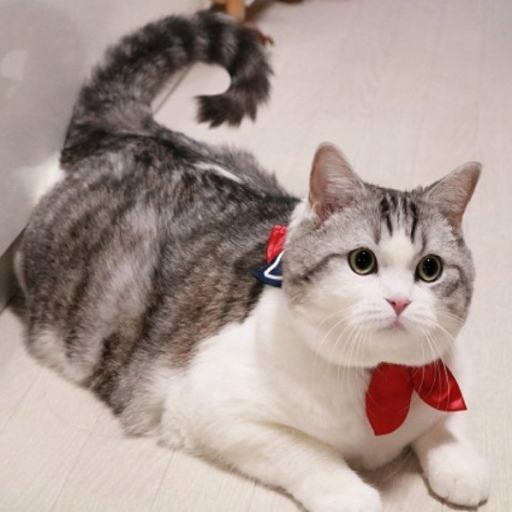
#> input picture images/cat.png, 512 x 512 px
$ jupyter execute Tutorial5COMP478.ipynb
#> lines starting #> are read from the running program, lines starting #| are printed output that depends on the picture
<a href="https://colab.research.google.com/github/myconcordia/COMP478/blob/main/Tutorial5COMP478.ipynb" target="_parent"></a>

[cell 1]
import matplotlib.pyplot as plt
import numpy as np
import cv2
from google.colab.patches import cv2_imshow
import os

print(cv2.__version__, cv2.__spec__)
#print(cv2.getBuildInformation())

**Mount Google Drive: First mount and authenticate yourself**

[cell 2]
from google.colab import drive
drive.mount('/content/drive')

[cell 3]
# After executing the cell above, Drive
# files will be present in "/content/drive/My Drive".
#Second change your current folder to point working folder My Drive
os.chdir("/content/drive/My Drive/")
os.listdir()

**Image Filtering in the Frequency Domain**

[cell 4]
I = cv2.imread('./images/cat.png')
#> I is the input picture: shape (512, 512, 3); mean B, G, R 148, 153.9, 170.7
I = cv2.cvtColor(I, cv2.COLOR_BGR2RGB)
fig = plt.figure()
plt.imshow(I), plt.title('Original image'), plt.axis('off')
plt.tight_layout()
plt.show()

[cell 5]
def im2double(im):
    min_val = np.min(im.ravel())
    max_val = np.max(im.ravel())
    out = (im.astype('float') - min_val) / (max_val - min_val)
    return out

**Fourier transform using OpenCV**

[cell 6]
I = cv2.imread('./images/cat.png',0)
#> I: shape (512, 512); min 0, max 250, mean 157.7
f = cv2.dft(np.float32(I),flags = cv2.DFT_COMPLEX_OUTPUT)
fshift = np.fft.fftshift(f)
magnitude_spectrum = 20*np.log(cv2.magnitude(fshift[:,:,0],fshift[:,:,1]))

plt.figure('Fourier transform using OpenCV')
plt.subplot(121), plt.imshow(I, cmap = 'gray')
plt.title('Input Image'), plt.axis('off')
plt.subplot(122), plt.imshow(magnitude_spectrum, cmap = 'gray')
plt.title('Magnitude Spectrum'), plt.axis('off')
plt.tight_layout(pad=.2)
plt.show()

**Fourier transform using numpy**

[cell 7]
I = cv2.imread('./images/pattern.png',0)
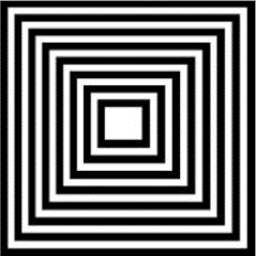
#> input picture images/pattern.png, 256 x 256 px
#> I is the input picture: shape (256, 256); min 0, max 255, mean 115.6
#Compute the 2-D Fourier transform
f = np.fft.fft2(I)
#Shift the zero-frequency component to the center of the output
fshift = np.fft.fftshift(f)
#To enhance details of regions with small amplitudes, plot the logarithm
magnitude_spectrum = 20*np.log(np.abs(fshift))
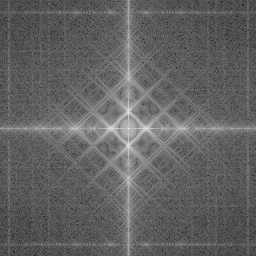
#> magnitude_spectrum: shape (256, 256) float64; min 13.79, max 316.8, mean 130.9; drawn with min black and max white
magnitude_spectrumNS = 20*np.log(np.abs(f))
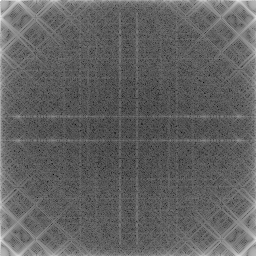
#> magnitude_spectrumNS: shape (256, 256) float64; min 13.79, max 316.8, mean 130.9; drawn with min black and max white

plt.figure('Fourier transform using numpy')
plt.subplot(131), plt.imshow(I, cmap = 'gray')
plt.title('Input Image'), plt.axis('off')
plt.subplot(132), plt.imshow(magnitude_spectrumNS, cmap = 'gray')
plt.title('No Shift'), plt.axis('off')
plt.subplot(133), plt.imshow(magnitude_spectrum, cmap = 'gray')
plt.title('Magnitude Spectrum'), plt.axis('off')
plt.tight_layout(pad=.2)
plt.show()

**Distance matrix**

[cell 8]
r, c = I.shape
#> r = 256; c = 256
#Create initial filter with all values of zero
H = np.zeros((r,c), np.float32)
x = np.arange(r)-r/2
#> x = 256 values from -128 to 127
y = c/2-np.arange(c)
X, Y = np.meshgrid(x,y)
radius = 5
D = np.sqrt(X**2 + Y**2)  #Distance matrix
ind = (D <= radius)
H[ind]=1
#Compute the 2D Fourier transform
HF = np.fft.fft2(H)
#Shift the zero-frequency component to the center of the output
HFshift = np.fft.fftshift(HF)
#To enhance details of regions with small amplitudes, plot the logarithm
MS = 20*np.log(np.abs(HFshift))

# fig = plt.figure('Surface')
# ax = plt.axes(projection='3d')
# ax.plot_surface(X,Y,H,linewidth=0,antialiased=False,edgecolor='none')

plt.figure('Ideal LPF')
plt.subplot(131), plt.imshow(H, cmap = 'gray')
plt.title('Input Image'), plt.axis('off')
plt.subplot(132), plt.imshow(np.abs(HFshift))
plt.title('Magnitude'), plt.axis('off')
plt.subplot(133), plt.imshow(MS)
plt.title('Log Magnitude'), plt.axis('off')
plt.tight_layout(pad=.01)
plt.show()
#Apply the filter to the FT image
DFT_filt = H*f
I2 = np.real(np.fft.ifft2(np.fft.ifftshift(DFT_filt)))
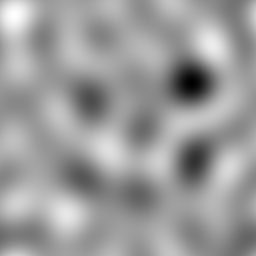
#> I2: shape (256, 256) float64; min -0.164, max 0.0941, mean -0.00632; drawn with min black and max white
plt.figure('Ideal LPF contours')
plt.subplot(121), plt.imshow(I, cmap = 'gray')
plt.title('Original image'), plt.axis('off')
plt.subplot(122), plt.imshow(magnitude_spectrum, cmap = 'gray'),
plt.contour(D,[8,16,32,64,128],colors='black')
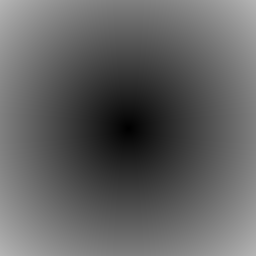
#> D: shape (256, 256) float64; min 0, max 181, mean 97.9
plt.title('Fourier spectrum'), plt.axis('off')
plt.tight_layout(pad=.2)
plt.show()
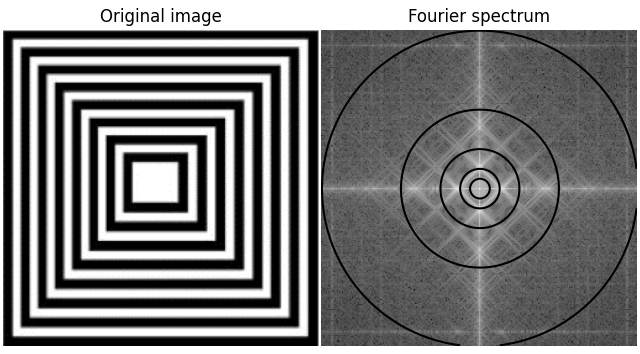
#> figure drawn by matplotlib, 2 panels

**Low-pass Gaussian LPF**

[cell 9]
sigma = 20
H_gau = np.exp(-(D**2)/(2*(sigma**2)))
DFT_filt_gau = H_gau*f
I3 = np.real(np.fft.ifft2(np.fft.ifftshift(DFT_filt_gau)))
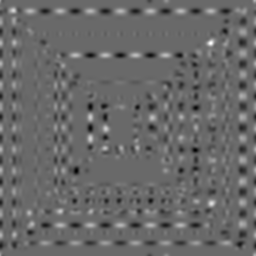
#> I3: shape (256, 256) float64; min -1.32, max 1.87, mean -0.00632; drawn with min black and max white
plt.imshow(20*np.log(np.abs(np.fft.fftshift(DFT_filt_gau))))
plt.imshow(I3, cmap = 'gray')
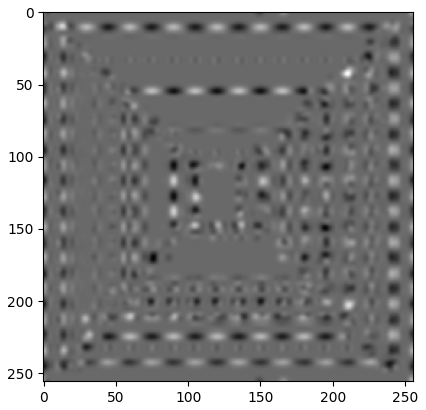
#> figure drawn by matplotlib, 1 panel

**Butterworth LPF**

[cell 10]
D0 = 35; n = 3
H_but = 1/(1 + (D/D0)**(2*n))
DFT_filt_but = H_but*f;
I4 = np.real(np.fft.ifft2(np.fft.ifftshift(DFT_filt_but)))
plt.imshow(np.fft.fftshift(H_but)), plt.title('Butterworth low-pass')
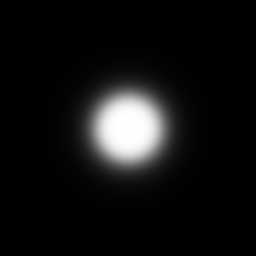
#> H_but: shape (256, 256) float64; min 5.22e-05, max 1, mean 0.0709
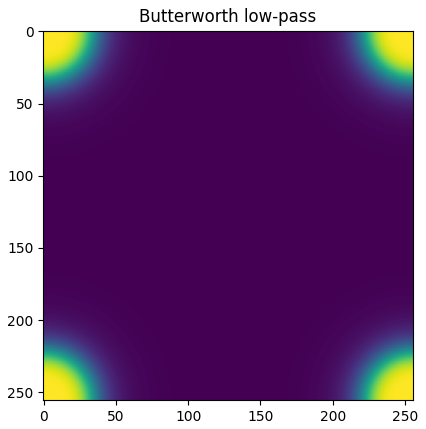
#> figure drawn by matplotlib, 1 panel
